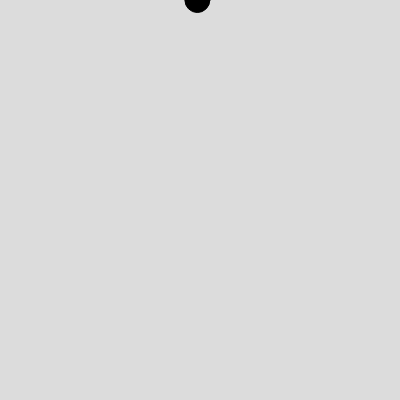
Frame 1 (no input)
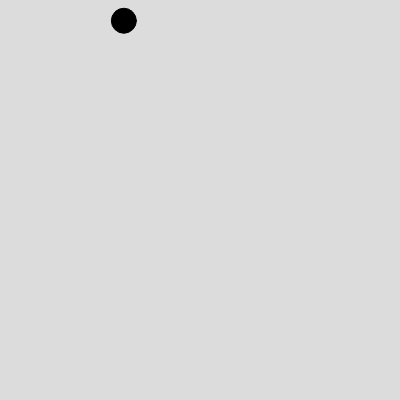
Frame 60 (no input)
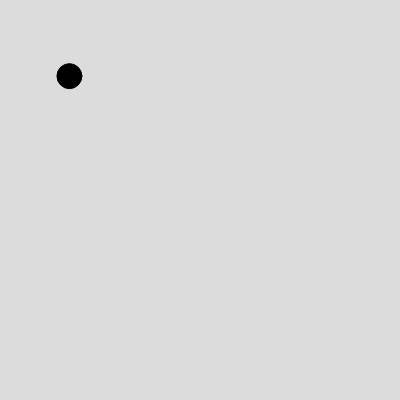
Frame 120 (the mouse pressed at the canvas centre since frame 60)

The p5.js sketch that drew these frames (run headless with seeded random() and noise() and a simulated clock; from frame 60 on, the mouse is pressed at the canvas centre):

// p5.js sketch
// ── sketch.js
let theta = -91;

function setup() {
  createCanvas(400, 400);
  angleMode(DEGREES);
}

function draw() {
  background(220);
  fill(0);
  
  // figure out where to be
  let x = cos(theta) * 150;
  let y = sin(theta) * 150;
  theta -= 0.5;
  
  if (x > 50) {
    x = 50;
  }
  
  // display
  translate(width/2, 0+150);
  circle(x, y, 25);
  
  
  
}
